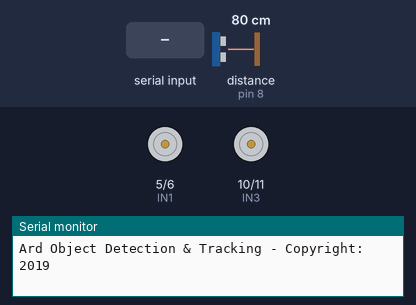
This sketch was run on a simulated Arduino Uno, built with avr-gcc and run on an emulated ATmega328P. Parts: motor-driver pin pairs drawn as motors (green arrow = first pin HIGH = forward, orange = second pin HIGH = backward, longer = more drive), the last lines printed to the serial monitor. The inputs (shaded band) are chosen by the test bench; at power-on: distance to the obstacle (sensor on pin 8) 80 cm. The echo pulse lasts 58.3 µs per cm.

Above: at 1.2 s.
1.3 s: distance to the obstacle (sensor on pin 8) set to 51 cm
At 3.1 s:
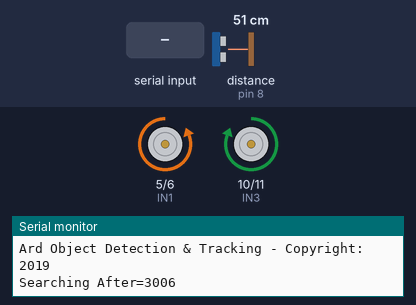
4.3 s: distance to the obstacle (sensor on pin 8) set to 48 cm
At 4.47 s:
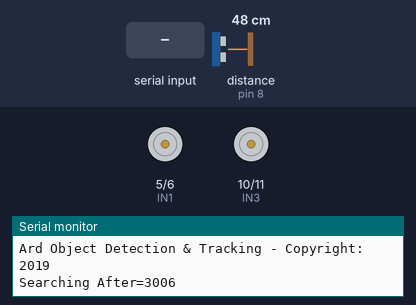
6.1 s: "FTF:person:\n" received over Serial
At 9.21 s:
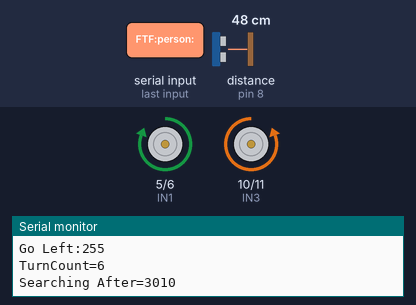
10.8 s: ",\n" received over Serial
Timing chart, 0 to 14.8 s (numbered marks = the images above; inputs shaded):
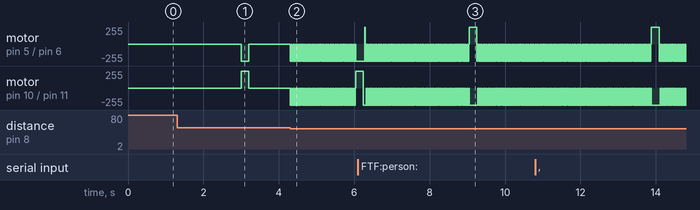

The sketch:

PersonTrackerDualMotorDriver.ino
```cpp
/*
 Author: Sohail Shah
 Date: 18/01/2019

 Description:

 A person tracker sketch using the Ard Object Detection and Tracking Android App from Gemcode Studios.
 It uses a standard 4W robot vehicle kit connected to a motor driver (use two if more turning torque is required.
 An Arduino with a Bluetooth HC-05 device.

 Disclaimer: The code is supplied as is and the author does not hold any responsiblity for loss or damage as a
 result of usage.

 */

#include <NewPing.h>
int trigPin = 7;
int echoPin = 8;
NewPing sonar(trigPin, echoPin, 200);

String inputString = "";      // a String to hold incoming data
bool stringComplete = false;  // whether the string is complete


const int IN1 = 5;            // Use a standard hobby motor driver which has
const int IN2 = 6;            // two motor outputs. Combination of Inputs
const int IN3 = 10;           // control clockwise and counter clockwise rotation.
const int IN4 = 11;           //

int turnSpeed = 0;            // How fast robot should turn. Calculated during detection. Balance with minSpeed setting.
int maxFOV = 600;             // Field of view in pixels from centre

int minSpeed = 120;           // Motors will starting turning around 120 value. Change to suit your motors.
int turnCount = 0;            // Count of how many times we have turned.
int forwardCount = 0;         // Forward count
int searchCount = 0;          // How many times have we searched.
int maxSearchWaitTime = 3000; // How long before searching people. (3 seconds)
int maxSearchCount = 10;
int maxForwardCount = 25;
int maxTurnCount = 5;
bool bGoForward = false;
bool bTurning = false;
bool bTurningRightLast = true;

int xVal = -2000;
int yVal = -2000;
String sXVal = "";            // Horizontal x value of target from centre 0,0
String sYVal = "";            // Vertical y value of target from centre 0,0
int distance = 1;             // Used to hold distance from sonar reading.

unsigned long StartTime = millis();

void setup() {

  Serial.begin(9600);

  pinMode(IN1, OUTPUT); // set pins to output
  pinMode(IN2, OUTPUT);
  pinMode(IN3, OUTPUT);
  pinMode(IN4, OUTPUT);
  pinMode(trigPin, OUTPUT);
  pinMode(echoPin, INPUT);

  Serial.println("Ard Object Detection & Tracking - Copyright: 2019");

}

void loop() {

  bool bObjectFound = false;

  //
  // Handle Object Tracking:
  //
  if (stringComplete) {
    //Serial.flush(); // To avoid too much buffer building up whilst processing below:
    //
    // Check if filtering on specfic tensor flow objects and colour intersection. Here we are checking person objection.
    // You could easily change object types to that which suit your application. E.g. you can change this to dog or cat
    // to track animals.
    // To set up this in Ard Object Detection Tracking App: Select both colour blob and colour tracking, with Tensor Flow Detection and Filtering On.
    // For a full list of the object types supported by Tensor Flow Lite see Tensor Flow Lite on Google
    // site:
    //
    if (inputString.startsWith("FTF:person:"))
    {
      bObjectFound = true;
      searchCount = 0;

      //Serial.println(inputString);
      inputString.replace("FTF:person:", "");

      int colonPos = inputString.indexOf(":");
      if (colonPos>0)
      {
        String objID = inputString.substring(0, colonPos);
        inputString.replace(objID+":", "");

        int commaPos = inputString.indexOf(",");
        if (commaPos>0)
        {
          sXVal = inputString.substring(0, commaPos);
          xVal = sXVal.toInt();
          int commaPos2 = inputString.indexOf(",", commaPos+1);
          sYVal = inputString.substring(commaPos+1, commaPos2);
          yVal = sYVal.toInt();

          Serial.println(sXVal + ":" + sYVal);
        }
      }
    }
    //
    // Standard tensor flow person object detected. If using this note robot may get confused between different people in close proximity:
    // From tests conducted this will however work faster than the above filtered detection. For this just select Tensor Flow Object Detection Only.
    //
    else if (inputString.startsWith("person:"))
    {
      Serial.println(inputString);
      inputString.replace("person:", "");
      bObjectFound = true;
      searchCount = 0;

      int colonPos = inputString.indexOf(":");
      if (colonPos>0)
      {
        String objID = inputString.substring(0, colonPos);  // Could do something with ObjID, but ignored for now.
        inputString.replace(objID+":", "");

        int commaPos = inputString.indexOf(",");
        if (commaPos>0)
        {
          sXVal = inputString.substring(0, commaPos);
          xVal = sXVal.toInt();
          int commaPos2 = inputString.indexOf(",", commaPos+1);
          sYVal = inputString.substring(commaPos+1, commaPos2);
          yVal = sYVal.toInt();

          Serial.println(sXVal + ":" + sYVal);
        }
      }
    }

    // Is object detected if so now track it:
    if (bObjectFound)
    {
      searchCount = 0;    // Resets the search count so we can try search in case we lose the object during subsequent frames.

      xVal = constrain(xVal, -maxFOV, maxFOV);

      // Handle Forward Movement:
      if (xVal > -100 && xVal < 100)
      {
        Serial.println("Go forward:");
        bGoForward = true;
        bTurning = false;
        forward(255);
        forwardCount = 0;
      }
      else if (xVal < -100)
      {
        xVal = abs(xVal);
        // Note: avoid having minSpeed set too low as motors will not move. Too high it will overshoot target.
        turnSpeed = map(xVal, 100, 600, minSpeed, 255);
        Serial.println("Go Left:" + String(turnSpeed));
        left(turnSpeed);
        turnCount = 0;
        bTurning = true;
        bGoForward = false;
        bTurningRightLast = false;
      }
      else if (xVal > 100)
      {
        turnSpeed = map(xVal, 100, 600, minSpeed, 255);
        Serial.println("Go right:" + String(turnSpeed));
        right(turnSpeed);
        turnCount = 0;
        bTurning = true;
        bGoForward = false;
        bTurningRightLast = true;
      }
    }
    else
    {
      // Object Not Found:
      StartTime = millis(); // Start wait process until max wait time has elapsed before searching.
    }


    // clear the string:
    inputString = "";
    stringComplete = false;
  }

  // Check if turning and control how long we continue turning before stopping.
  if (bTurning && turnCount > maxTurnCount)
  {
    Serial.println("TurnCount="+String(turnCount));
    bTurning = false;
    stop(1);
    turnCount = 0;
  }
  else
  {
    turnCount++;
  }

  // Check if going forward and control how long we continue going forward before stopping.
  if (bGoForward && forwardCount > maxForwardCount)
  {
    bGoForward = false;
    stop(1);
    forwardCount = 0;
  }
  else
  {
    forwardCount++;
    delay(10);
  }


  unsigned long CurrentTime = millis();
  unsigned long ElapsedTime = CurrentTime - StartTime;
  if (ElapsedTime > maxSearchWaitTime && searchCount < maxSearchCount)
  {
    // Do search:
    bTurning = false;
    bGoForward = false;
    Serial.println("Searching After="+String(ElapsedTime));
    if (bTurningRightLast)
      right(255);
    else
      left(255);
    delay(200);
    stop(1);
    // Reset start time:
    StartTime = CurrentTime;
    searchCount++;
  }

  distance = sonar.ping_cm();
  //Serial.println(distance);
  if (distance !=0 && distance < 50)
  {
    bGoForward = false;
    reverse(255);
    delay(30);
    stop(1);
  }
}

void stop(int period)
{
  //Serial.println("stop");
  digitalWrite(IN1, 0);
  digitalWrite(IN2, 0);
  digitalWrite(IN3, 0);
  digitalWrite(IN4, 0);
  delay(period);
}

void left(int speed)
{
    analogWrite(IN1, speed);
    analogWrite(IN2, 0);
    analogWrite(IN3, 0);
    analogWrite(IN4, speed);
}

void right(int speed)
{
    analogWrite(IN1, 0);
    analogWrite(IN2, speed);
    analogWrite(IN3, speed);
    analogWrite(IN4, 0);
}

void forward(int speed)
{
    analogWrite(IN1, speed);
    analogWrite(IN2, 0);
    analogWrite(IN3, speed);
    analogWrite(IN4, 0);
}

void reverse(int speed)
{
    analogWrite(IN1, 0);
    analogWrite(IN2, speed);
    analogWrite(IN3, 0);
    analogWrite(IN4, speed);
}

/*
  SerialEvent occurs whenever a new data comes in the hardware serial RX. This
  routine is run between each time loop() runs, so using delay inside loop can
  delay response. Multiple bytes of data may be available.
*/
void serialEvent() {
  while (Serial.available()) {
    // get the new byte:
    char inChar = (char)Serial.read();
    // add it to the inputString:
    inputString += inChar;
    // if the incoming character is a newline, set a flag so the main loop can
    // do something about it:
    if (inChar == '\n') {
      stringComplete = true;
    }
  }
}
```

Measured:
- the behaviour switches between 49 and 48 cm on distance to the obstacle (sensor on pin 8) (found by bisection; images 1 and 2)
